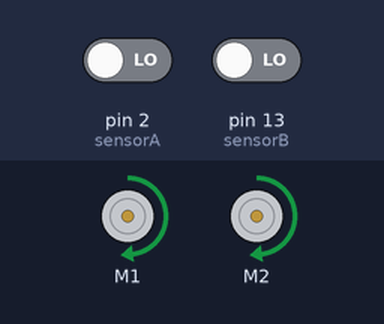
A sketch run on a simulated Arduino Uno, built with avr-gcc and run on an emulated ATmega328P. Parts: 2 × DC motor (green arrow = forward, orange = backward, longer = faster). Inputs (shaded band) come from the test bench; at power-on: pin 2 (sensorA) LOW, pin 13 (sensorB) LOW.

Above: at 1.2 s.
1.3 s: pin 2 (sensorA) driven HIGH
At 1.7 s:
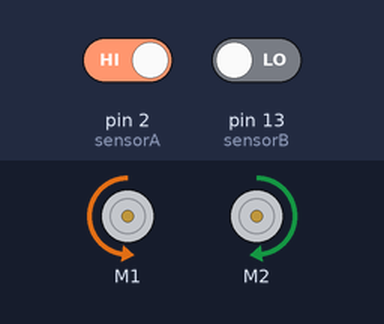
2.8 s: pin 13 (sensorB) driven HIGH
At 4.0 s:
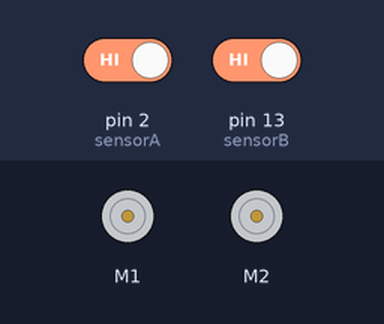
4.3 s: pin 2 (sensorA) driven LOW
At 5.2 s:
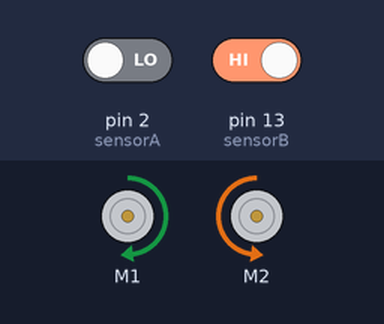
5.8 s: pin 13 (sensorB) driven LOW
At 6.4 s:
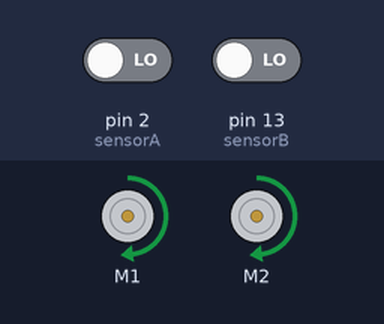
Timing chart, 0 to 8.3 s (numbered marks = the images above; inputs shaded):
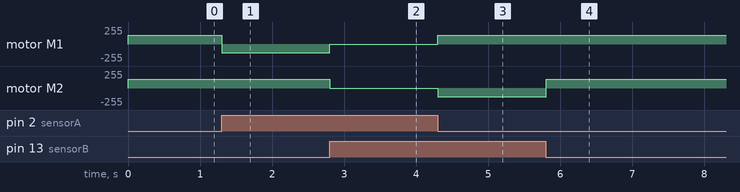

Measured:
- after the input at 1.3 s, motor M1: forward 130/255 → backward 130/255 at once
- after the input at 2.8 s, motor M1: backward 130/255 → stopped at once; motor M2: forward 130/255 → stopped at once
- after the input at 4.3 s, motor M1: stopped → forward 130/255 at once; motor M2: stopped → backward 130/255 at once
- after the input at 5.8 s, motor M2: backward 130/255 → forward 130/255 at once

The sketch:

Line_follower.ino
```cpp
#include <AFMotor.h>
#include <Servo.h>

#define sensorA 2
#define sensorB 13
#define maxSpeed 130

AF_DCMotor motor1(1);
AF_DCMotor motor2(2);

int stateA, stateB;

void setup()
{
  pinMode(sensorA, INPUT);
  pinMode(sensorB, INPUT);
}

void loop()
{
  stateA = digitalRead(sensorA); //left
  stateB = digitalRead(sensorB); //right

  if(stateA == HIGH && stateB == HIGH) // black line
  {
    moveStop();
  }
  else if(stateA == LOW && stateB == LOW) // Not on the black line
  {
    moveForward();
  }
  else if(stateA == LOW && stateB == HIGH) // Line on the right
  {
    moveRight();
    delay(100);
  }
  else if(stateA == HIGH && stateB == LOW)
  {
    moveLeft();
    delay(100);
  }
}
void moveStop()
{
  motor1.run(RELEASE);
  motor2.run(RELEASE);
}
void moveForward()
{
  motor1.run(FORWARD);
  motor1.setSpeed(maxSpeed);
  motor2.run(FORWARD);
  motor2.setSpeed(maxSpeed);
}
void moveRight()
{
  motor1.run(FORWARD);
  motor1.setSpeed(maxSpeed);
  motor2.run(BACKWARD);
  motor2.setSpeed(maxSpeed);
}
void moveLeft()
{
  motor1.run(BACKWARD);
  motor1.setSpeed(maxSpeed);
  motor2.run(FORWARD);
  motor2.setSpeed(maxSpeed);
}
```
